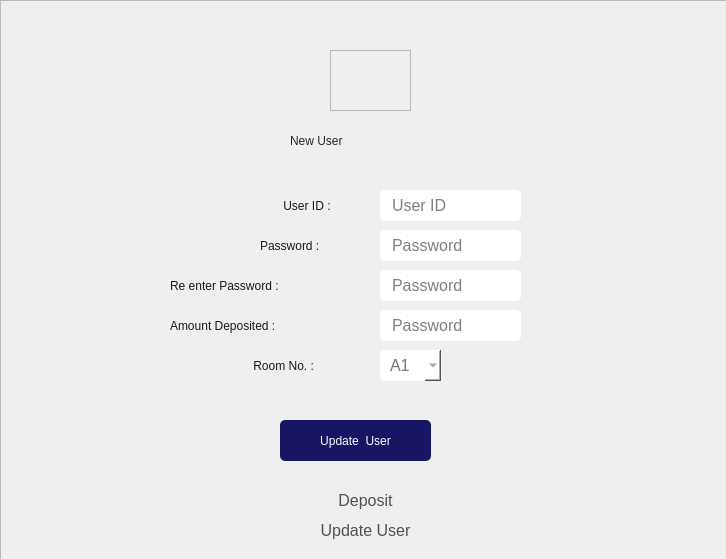
<?xml version="1.0" encoding="UTF-8"?>
<ui version="4.0">
 <class>MainWindow</class>
 <widget class="QMainWindow" name="MainWindow">
  <property name="geometry">
   <rect>
    <x>0</x>
    <y>0</y>
    <width>726</width>
    <height>559</height>
   </rect>
  </property>
  <property name="windowTitle">
   <string>MainWindow</string>
  </property>
  <widget class="QWidget" name="centralwidget">
   <widget class="QFrame" name="frame">
    <property name="geometry">
     <rect>
      <x>0</x>
      <y>0</y>
      <width>728</width>
      <height>560</height>
     </rect>
    </property>
    <property name="styleSheet">
     <string notr="true">background:url(:/home/newuserBg.png)</string>
    </property>
    <property name="frameShape">
     <enum>QFrame::StyledPanel</enum>
    </property>
    <property name="frameShadow">
     <enum>QFrame::Raised</enum>
    </property>
    <widget class="QFrame" name="frame_2">
     <property name="geometry">
      <rect>
       <x>330</x>
       <y>50</y>
       <width>81</width>
       <height>61</height>
      </rect>
     </property>
     <property name="styleSheet">
      <string notr="true">background:url(:/home/user.png)</string>
     </property>
     <property name="frameShape">
      <enum>QFrame::StyledPanel</enum>
     </property>
     <property name="frameShadow">
      <enum>QFrame::Raised</enum>
     </property>
    </widget>
    <widget class="QLabel" name="label">
     <property name="geometry">
      <rect>
       <x>290</x>
       <y>120</y>
       <width>151</width>
       <height>41</height>
      </rect>
     </property>
     <property name="styleSheet">
      <string notr="true">QLabel{
		color:rgb(40,40, 40);
		font: 26pt &quot;FONTSPRING DEMO - Grotesco Book Bold&quot;;
background:transparent;
}</string>
     </property>
     <property name="text">
      <string>New User</string>
     </property>
    </widget>
    <widget class="QLabel" name="label_5">
     <property name="geometry">
      <rect>
       <x>170</x>
       <y>270</y>
       <width>201</width>
       <height>31</height>
      </rect>
     </property>
     <property name="styleSheet">
      <string notr="true">QLabel{
		color:rgb(25, 25, 25);
		font: 16pt &quot;FONTSPRING DEMO - Grotesco Book&quot;;
background:transparent;
}</string>
     </property>
     <property name="text">
      <string>Re enter Password :</string>
     </property>
    </widget>
    <widget class="QLabel" name="label_4">
     <property name="geometry">
      <rect>
       <x>260</x>
       <y>230</y>
       <width>111</width>
       <height>31</height>
      </rect>
     </property>
     <property name="styleSheet">
      <string notr="true">QLabel{
		color:rgb(25, 25, 25);
		font: 16pt &quot;FONTSPRING DEMO - Grotesco Book&quot;;
background:transparent;
}</string>
     </property>
     <property name="text">
      <string>Password :</string>
     </property>
    </widget>
    <widget class="QLabel" name="label_3">
     <property name="geometry">
      <rect>
       <x>280</x>
       <y>190</y>
       <width>91</width>
       <height>31</height>
      </rect>
     </property>
     <property name="styleSheet">
      <string notr="true">QLabel{
		color:rgb(25, 25, 25);
		font: 16pt &quot;FONTSPRING DEMO - Grotesco Book&quot;;
background:transparent;
}</string>
     </property>
     <property name="text">
      <string> User ID :</string>
     </property>
    </widget>
    <widget class="QLabel" name="label_6">
     <property name="geometry">
      <rect>
       <x>170</x>
       <y>310</y>
       <width>201</width>
       <height>31</height>
      </rect>
     </property>
     <property name="styleSheet">
      <string notr="true">QLabel{
		color:rgb(25, 25, 25);
		font: 16pt &quot;FONTSPRING DEMO - Grotesco Book&quot;;
background:transparent;
}</string>
     </property>
     <property name="text">
      <string>Amount Deposited :</string>
     </property>
    </widget>
    <widget class="QLabel" name="label_7">
     <property name="geometry">
      <rect>
       <x>250</x>
       <y>350</y>
       <width>101</width>
       <height>31</height>
      </rect>
     </property>
     <property name="styleSheet">
      <string notr="true">QLabel{
		color:rgb(25, 25, 25);
		font: 16pt &quot;FONTSPRING DEMO - Grotesco Book&quot;;
background:transparent;
}</string>
     </property>
     <property name="text">
      <string> Room No. :</string>
     </property>
    </widget>
    <widget class="QLineEdit" name="lineEdit_15">
     <property name="geometry">
      <rect>
       <x>380</x>
       <y>190</y>
       <width>141</width>
       <height>31</height>
      </rect>
     </property>
     <property name="font">
      <font>
       <family>Segoe UI</family>
       <pointsize>12</pointsize>
      </font>
     </property>
     <property name="autoFillBackground">
      <bool>false</bool>
     </property>
     <property name="styleSheet">
      <string notr="true">QLineEdit {
	background:WHITE;
	border-radius: 5px;
	padding-left: 10px;
}
QLineEdit:hover {
	border: 2px solid rgb(64, 71, 88);
}
QLineEdit:focus {
	border: 2px solid rgb(91, 101, 124);
}</string>
     </property>
     <property name="inputMask">
      <string comment="D"/>
     </property>
     <property name="maxLength">
      <number>32767</number>
     </property>
     <property name="cursorPosition">
      <number>0</number>
     </property>
     <property name="readOnly">
      <bool>false</bool>
     </property>
     <property name="placeholderText">
      <string>User ID</string>
     </property>
    </widget>
    <widget class="QLineEdit" name="lineEdit_16">
     <property name="geometry">
      <rect>
       <x>380</x>
       <y>230</y>
       <width>141</width>
       <height>31</height>
      </rect>
     </property>
     <property name="font">
      <font>
       <family>Segoe UI</family>
       <pointsize>12</pointsize>
      </font>
     </property>
     <property name="autoFillBackground">
      <bool>false</bool>
     </property>
     <property name="styleSheet">
      <string notr="true">QLineEdit {
	background:WHITE;
	border-radius: 5px;
	padding-left: 10px;
}
QLineEdit:hover {
	border: 2px solid rgb(64, 71, 88);
}
QLineEdit:focus {
	border: 2px solid rgb(91, 101, 124);
}</string>
     </property>
     <property name="inputMask">
      <string comment="D"/>
     </property>
     <property name="maxLength">
      <number>32767</number>
     </property>
     <property name="echoMode">
      <enum>QLineEdit::PasswordEchoOnEdit</enum>
     </property>
     <property name="cursorPosition">
      <number>0</number>
     </property>
     <property name="readOnly">
      <bool>false</bool>
     </property>
     <property name="placeholderText">
      <string>Password</string>
     </property>
    </widget>
    <widget class="QLineEdit" name="lineEdit_17">
     <property name="geometry">
      <rect>
       <x>380</x>
       <y>270</y>
       <width>141</width>
       <height>31</height>
      </rect>
     </property>
     <property name="font">
      <font>
       <family>Segoe UI</family>
       <pointsize>12</pointsize>
      </font>
     </property>
     <property name="autoFillBackground">
      <bool>false</bool>
     </property>
     <property name="styleSheet">
      <string notr="true">QLineEdit {
	background:WHITE;
	border-radius: 5px;
	padding-left: 10px;
}
QLineEdit:hover {
	border: 2px solid rgb(64, 71, 88);
}
QLineEdit:focus {
	border: 2px solid rgb(91, 101, 124);
}</string>
     </property>
     <property name="inputMask">
      <string comment="D"/>
     </property>
     <property name="maxLength">
      <number>32767</number>
     </property>
     <property name="echoMode">
      <enum>QLineEdit::Password</enum>
     </property>
     <property name="cursorPosition">
      <number>0</number>
     </property>
     <property name="readOnly">
      <bool>false</bool>
     </property>
     <property name="placeholderText">
      <string>Password</string>
     </property>
    </widget>
    <widget class="QLineEdit" name="lineEdit_18">
     <property name="geometry">
      <rect>
       <x>380</x>
       <y>310</y>
       <width>141</width>
       <height>31</height>
      </rect>
     </property>
     <property name="font">
      <font>
       <family>Segoe UI</family>
       <pointsize>12</pointsize>
      </font>
     </property>
     <property name="autoFillBackground">
      <bool>false</bool>
     </property>
     <property name="styleSheet">
      <string notr="true">QLineEdit {
	background:WHITE;
	border-radius: 5px;
	padding-left: 10px;
}
QLineEdit:hover {
	border: 2px solid rgb(64, 71, 88);
}
QLineEdit:focus {
	border: 2px solid rgb(91, 101, 124);
}</string>
     </property>
     <property name="inputMask">
      <string comment="D"/>
     </property>
     <property name="maxLength">
      <number>32767</number>
     </property>
     <property name="echoMode">
      <enum>QLineEdit::Password</enum>
     </property>
     <property name="cursorPosition">
      <number>0</number>
     </property>
     <property name="readOnly">
      <bool>false</bool>
     </property>
     <property name="placeholderText">
      <string>Password</string>
     </property>
    </widget>
    <widget class="QComboBox" name="comboBox">
     <property name="enabled">
      <bool>true</bool>
     </property>
     <property name="geometry">
      <rect>
       <x>380</x>
       <y>350</y>
       <width>61</width>
       <height>31</height>
      </rect>
     </property>
     <property name="font">
      <font>
       <family>Segoe UI</family>
       <pointsize>12</pointsize>
      </font>
     </property>
     <property name="styleSheet">
      <string notr="true">QComboBox{
color:rgb(116, 116, 116);
	background:WHITE;
	border-radius: 5px;
	padding-left: 10px;
}
QComboBox:hover {
	border: 2px solid rgb(64, 71, 88);
}
QComboBox:focus {
	border: 2px solid rgb(91, 101, 124);
}</string>
     </property>
     <item>
      <property name="text">
       <string>A1</string>
      </property>
     </item>
     <item>
      <property name="text">
       <string>A2</string>
      </property>
     </item>
     <item>
      <property name="text">
       <string>A3</string>
      </property>
     </item>
     <item>
      <property name="text">
       <string>A4</string>
      </property>
     </item>
     <item>
      <property name="text">
       <string>A5</string>
      </property>
     </item>
     <item>
      <property name="text">
       <string>A6</string>
      </property>
     </item>
     <item>
      <property name="text">
       <string>A7</string>
      </property>
     </item>
     <item>
      <property name="text">
       <string>A8</string>
      </property>
     </item>
     <item>
      <property name="text">
       <string>B1</string>
      </property>
     </item>
     <item>
      <property name="text">
       <string>B2</string>
      </property>
     </item>
     <item>
      <property name="text">
       <string>B3</string>
      </property>
     </item>
     <item>
      <property name="text">
       <string>B4</string>
      </property>
     </item>
     <item>
      <property name="text">
       <string>B5</string>
      </property>
     </item>
     <item>
      <property name="text">
       <string>B6</string>
      </property>
     </item>
     <item>
      <property name="text">
       <string>B7</string>
      </property>
     </item>
     <item>
      <property name="text">
       <string>B8</string>
      </property>
     </item>
     <item>
      <property name="text">
       <string>C1</string>
      </property>
     </item>
     <item>
      <property name="text">
       <string>C2</string>
      </property>
     </item>
     <item>
      <property name="text">
       <string>C3</string>
      </property>
     </item>
     <item>
      <property name="text">
       <string>C4</string>
      </property>
     </item>
     <item>
      <property name="text">
       <string>C5</string>
      </property>
     </item>
     <item>
      <property name="text">
       <string>C6</string>
      </property>
     </item>
     <item>
      <property name="text">
       <string>C7</string>
      </property>
     </item>
     <item>
      <property name="text">
       <string>C8</string>
      </property>
     </item>
    </widget>
    <widget class="QPushButton" name="pushButton_5">
     <property name="geometry">
      <rect>
       <x>280</x>
       <y>420</y>
       <width>151</width>
       <height>41</height>
      </rect>
     </property>
     <property name="cursor">
      <cursorShape>PointingHandCursor</cursorShape>
     </property>
     <property name="styleSheet">
      <string notr="true">QPushButton{
	color:White;
    font: 500 12pt &quot;Segoe UI &quot;;
	background:rgb(24, 22, 100);
	border-radius:5px
}

QPushButton:hover
{
color:rgb(0, 0, 0);
    
	font: 500 12pt &quot;Segoe UI &quot;;
border-radius:5px;
background:white;
}
QPushButton:pressed {	
	background-color: rgb(85, 170, 255);
}</string>
     </property>
     <property name="text">
      <string>Update  User</string>
     </property>
     <property name="autoDefault">
      <bool>false</bool>
     </property>
     <property name="default">
      <bool>false</bool>
     </property>
    </widget>
    <widget class="QPushButton" name="pushButton_23">
     <property name="geometry">
      <rect>
       <x>300</x>
       <y>490</y>
       <width>131</width>
       <height>21</height>
      </rect>
     </property>
     <property name="font">
      <font>
       <family>Segoe UI</family>
       <pointsize>12</pointsize>
       <weight>50</weight>
       <italic>false</italic>
       <bold>false</bold>
      </font>
     </property>
     <property name="cursor">
      <cursorShape>PointingHandCursor</cursorShape>
     </property>
     <property name="styleSheet">
      <string notr="true">QPushButton{
background:transparent;
	font: 12pt &quot;Segoe UI&quot;;
color:rgb(80,80,80);
border-radius:10px;
}
QPushButton:hover{;
	font: 12.5pt &quot;Segoe UI&quot;;
text-decoration: underline;
}
QPushButton:pressed {	
	color: rgb(85, 170, 255);
}</string>
     </property>
     <property name="text">
      <string>Deposit</string>
     </property>
    </widget>
    <widget class="QPushButton" name="pushButton_24">
     <property name="geometry">
      <rect>
       <x>300</x>
       <y>510</y>
       <width>131</width>
       <height>41</height>
      </rect>
     </property>
     <property name="font">
      <font>
       <family>Segoe UI</family>
       <pointsize>12</pointsize>
       <weight>50</weight>
       <italic>false</italic>
       <bold>false</bold>
      </font>
     </property>
     <property name="cursor">
      <cursorShape>PointingHandCursor</cursorShape>
     </property>
     <property name="styleSheet">
      <string notr="true">QPushButton{
background:transparent;
	font: 12pt &quot;Segoe UI&quot;;
color:rgb(80,80,80);
border-radius:10px;
}
QPushButton:hover{;
	font: 13pt &quot;Segoe UI&quot;;
text-decoration: underline;
}
QPushButton:pressed {	
	color: rgb(85, 170, 255);
}</string>
     </property>
     <property name="text">
      <string>Update User</string>
     </property>
    </widget>
   </widget>
  </widget>
 </widget>
 <resources>
  <include location="resources/homeicon.qrc"/>
 </resources>
 <connections/>
</ui>
